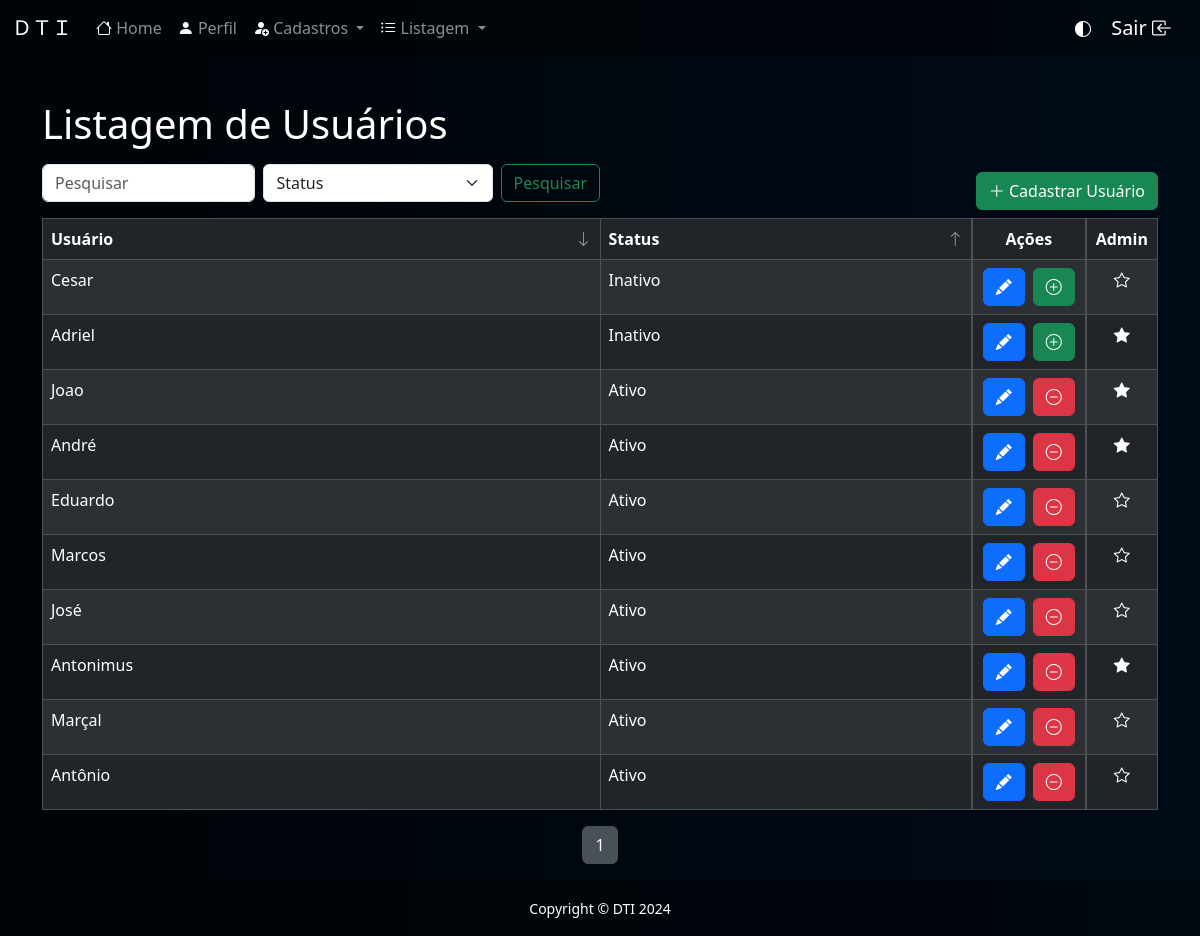
The app's page /listar/list-usuario.php?page=1&sort_col=1&sort_order=DESC (signed in) with its own data.
### tables this page shows
CREATE TABLE `usuario` (
  `id` int(11) NOT NULL,
  `nome` varchar(100) NOT NULL,
  `senha` varchar(100) NOT NULL,
  `status` int(1) NOT NULL,
  `nivel` int(1) NOT NULL
);

### listar/list-usuario.php (the view, shortened to what this page needs)
<?php
    require_once('../conexao.php');
    $V_WHERE = "";
    $S_WHERE = "";
    $itens_por_pagina = 15;
    $pagina = isset($_GET['page']) ? $_GET['page'] : 1;
    $offset = ($pagina - 1) * $itens_por_pagina;
    $sql_count = "SELECT COUNT(*) AS total FROM usuario WHERE 1 = 1 " . $V_WHERE . $S_WHERE;
    $resultado_count = mysqli_query($conexao, $sql_count);
    $linha_count = mysqli_fetch_assoc($resultado_count);
    $total_registros = $linha_count['total'];
    $total_paginas = ceil($total_registros / $itens_por_pagina);
    $sort_col = isset($_GET['sort_col']) ? $_GET['sort_col'] : 2;
    $sort_order = isset($_GET['sort_order']) ? $_GET['sort_order'] : 'ASC';
    switch ($sort_col) {
        case 1:
            $sort_col = 'usuario.status';
            break;
    }
    $sql = "SELECT * FROM usuario
              WHERE 1 = 1 " . $V_WHERE . $S_WHERE . "
              ORDER BY $sort_col $sort_order
              LIMIT $itens_por_pagina OFFSET $offset";
    $resultado = mysqli_query($conexao, $sql);
?>
<!DOCTYPE html>
<html lang="pt-br">
<head>
    <link href="https://cdn.jsdelivr.net/npm/bootstrap@5.3.3/dist/css/bootstrap.min.css" rel="stylesheet">
    <link rel="stylesheet" href="https://cdn.jsdelivr.net/npm/bootstrap-icons@1.11.3/font/bootstrap-icons.min.css">
</head>
<body>
    <?php require_once("../template/menu01.php") ?>
    <main class="container" style="margin-top: 100px;">
        <h1>Listagem de Usuários</h1>
        <div class="d-flex justify-content-between align-items-end mb-2">
            <form class="d-flex col-6 mt-2 mb-2" method="post" role="search">
                <input class="form-control me-2" type="search" name="search" placeholder="Pesquisar" aria-label="Search">
                <select class="form-select me-2" name="search-status" id="search-status">
                    <option selected value="">Status</option>
                </select>
                <button class="btn btn-outline-success" type="submit" name="pesquisar">Pesquisar</button>
            </form>
            <?php if ($_SESSION['nivel'] == 2): ?>
                <a href="../cadastro/cad-usuario.php" class="btn btn-success"><i class="bi bi-plus-lg"></i> Cadastrar Usuário</a>
            <?php endif; ?>
        </div>
        <table class="table table-dark table-striped table-bordered">
            <thead>
                <tr>
                    <th id="header0" onclick="sortTable(0)" class="sortable asc col-6">Usuário <i class="bi bi-arrow-down sort-icon"></th>
                    <th id="header0" onclick="sortTable(1)" class="sortable col-4">Status <i class="bi bi-arrow-down sort-icon"></th>
                    <?php if ($_SESSION['nivel'] == 2): ?>
                        <th class="d-flex justify-content-center">Ações</th>
                    <?php endif; ?>
                    <th style="text-align:center;">Admin</th>
                </tr>
            </thead>
            <tbody>
                <?php
                    while ($linha = mysqli_fetch_array($resultado)) {
                        $status = ($linha['status'] == 1) ? 'Ativo' : 'Inativo';
                ?>
                <tr>
                    <td><?= $linha['nome'] ?></td>
                    <td><?= $status ?></td>
                    <?php if ($_SESSION['nivel'] == 2): ?>
                        <td class="d-flex justify-content-center gap-2">
                            <abbr title="Editar"><a class="btn btn-primary" href="../editar/edit-usuario.php?id=<?= $linha['id'] ?>"><i class="bi bi-pencil-fill"></i></a></abbr>
                            <form method="post">
                                <?php if ($status == "Ativo"): ?>
                                <abbr title="Desativar">
                                    <button type="submit" name="desativar" class="btn btn-danger">
                                        <i class="bi bi-dash-circle"></i>
                                    </button>
                                </abbr>
                            <?php else: ?>
                                <abbr title="Ativar">
                                    <button type="submit" name="ativar" class="btn btn-success">
                                        <i class="bi bi-plus-circle"></i>
                                    </button>
                                </abbr>
                                <?php endif; ?>
                            </form>
                        </td>
                    <?php endif; ?>
                    <?php if ($linha['nivel'] == 2): ?>
                        <td style="text-align:center;"><i class="bi bi-star-fill"></i></td>
                    <?php else: ?>
                            <td style="text-align:center;"><i class="bi bi-star"></i></td>
                    <?php endif; ?>
                </tr>
                <?php } ?>
            </tbody>
        </table>
        <nav aria-label="Paginação">
            <ul class="pagination justify-content-center">
                <?php for ($i = 1; $i <= $total_paginas; $i++): ?>
                    <li class="page-item <?= ($pagina == $i) ? 'active' : '' ?>"><a class="page-link" href="?page=<?= $i ?>&sort_col=<?= isset($_GET['sort_col']) ? $_GET['sort_col'] : '1' ?>&sort_order=<?= isset($_GET['sort_order']) ? $_GET['sort_order'] : 'DESC' ?>"><?= $i ?></a></li>
                <?php endfor; ?>
            </ul>
        </nav>
    </main>
    <?php require_once("../template/rodape01.php") ?>
</body>
</html>

### listar/list-usuario.php (style rules this page uses)
* { color: white; }
body { background-color: #000B18; display: flex; flex-direction: column; min-height: 100vh; }
main { flex: 1; }
option { color: black; }
.sort-icon { position: absolute; right: 8px; top: 50%; transform: translateY(-50%); margin-left: 5px; opacity: 0.5; transition: opacity 0.3s ease; }
.sortable { position: relative; cursor: pointer; }
.pagination .page-link { color: #f8f9fa; background-color: #343a40; border-color: #343a40; }
.pagination .page-item.active .page-link { background-color: #495057; border-color: #495057; }

### template/menu01.php (style rules this page uses)
body { background: linear-gradient(to right, #000307, #000B18); color: #fff; }

### records on screen
usuario: nome "Cesar", status "Inativo", nivel 1 (drawn)
usuario: nome "Adriel", status "Inativo", nivel 2 (drawn)
usuario: nome "Joao", status "Ativo", nivel 2 (drawn)
usuario: nome "André", status "Ativo", nivel 2 (drawn)
usuario: nome "Eduardo", status "Ativo", nivel 1 (drawn)
usuario: nome "Marcos", status "Ativo", nivel 1 (drawn)
usuario: nome "José", status "Ativo", nivel 1 (drawn)
usuario: nome "Antonimus", status "Ativo", nivel 2 (drawn)
usuario: nome "Marçal", status "Ativo", nivel 1 (drawn)
usuario: nome "Antônio", status "Ativo", nivel 1 (drawn)
